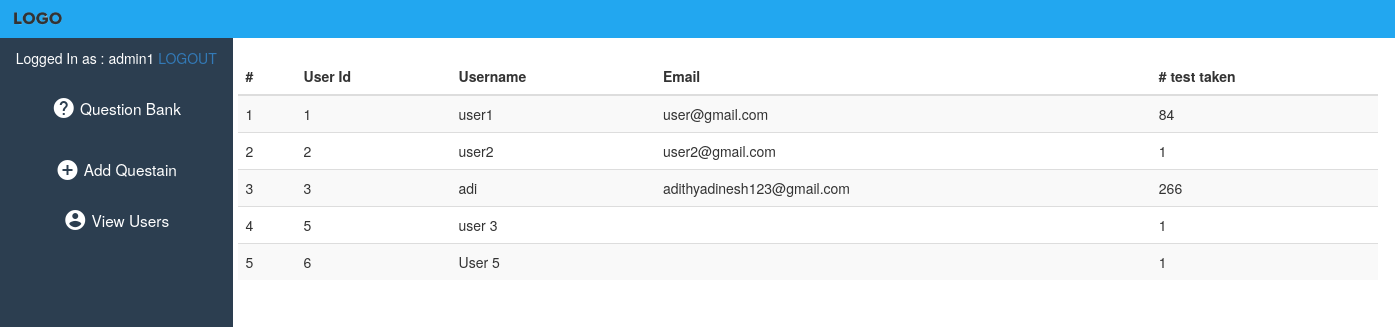
Screenshot of /admin/index.php?navId=3 (signed in) with the database file from the repository.
### tables this page shows
CREATE TABLE `user` (
  `userId` int(11) NOT NULL,
  `username` varchar(50) NOT NULL,
  `email` varchar(100) NOT NULL,
  `password` varchar(500) NOT NULL
);

### admin/viewusers.php (the view)
<div class="container">
							<table style="margin-left: -25px;" id="table" class="table table-striped">
    <thead>
      <tr>
        <th>#</th>
        <th>User Id</th>
        <th>Username</th>
        <th>Email</th>
        <th># test taken</th>
      </tr>
    </thead>
    <tbody>
        <?php
    	$cc=1;
         $sqlU= "SELECT user.userId AS A,user.username AS B,user.email AS C, COUNT(*) AS l FROM user LEFT JOIN userresponse ON userresponse.uid = user.userId GROUP BY 1";
            $rU=$db->query($sqlU) or die($db->error);
		while ($row = $rU->fetch_assoc()) {
			echo "<tr><td>".$cc."</td>" ;
			echo "<td>".$row['A']."</td>";
            echo "<td>".$row['B']."</td>"." <td>".$row['C']."</td>"." <td>".$row['l']."</td>";
			$cc++;
				}
    	  ?>
      </tr>
    </tbody>
  </table>
						</div>

### rows the page displays
user: userId "1", username "user1", email "user@gmail.com", l "84"
user: userId "2", username "user2", email "user2@gmail.com", l "1"
user: userId "3", username "adi", email "adithyadinesh123@gmail.com", l "266"
user: userId "5", username "user 3", l "1"
user: userId "6", username "User 5", l "1"

### other values shown
$_SESSION['admin'] "admin1"
